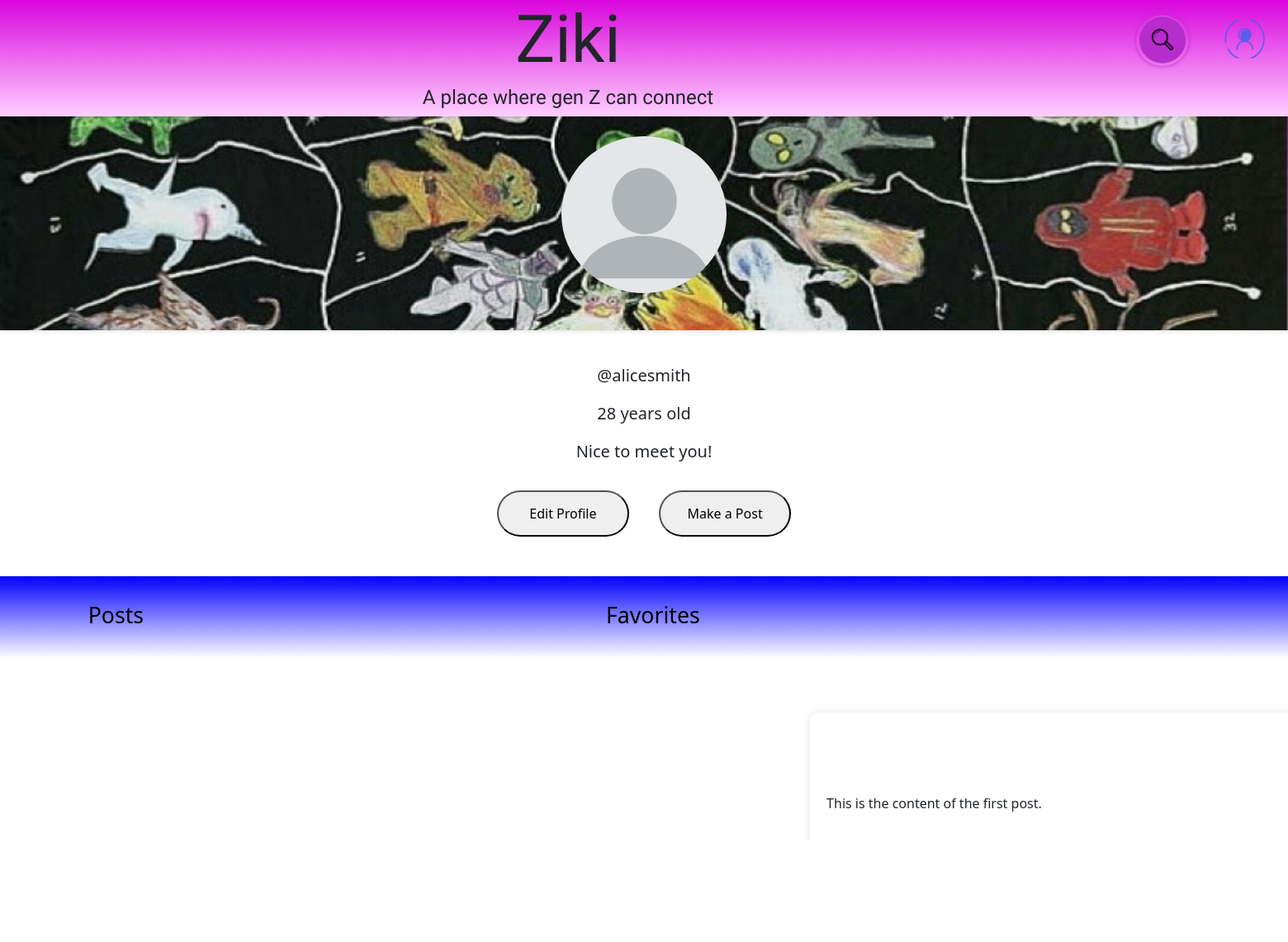
The page /profile.php (signed in) on the database its author committed.
### tables this page shows
CREATE TABLE USER (
  `id` int(4) PRIMARY KEY AUTO_INCREMENT NOT NULL,
  `name` varchar(30) NOT NULL,
  `username` varchar(15) NOT NULL,
  `email` varchar(25) NOT NULL,
  `password` varchar(512) NOT NULL,
  `DOB` DATE,
  `dateJoined` DATETIME,
  `bio` varchar(100),
  `profilePhoto` LONGBLOB
);

CREATE TABLE POSTS (
  id INT PRIMARY KEY AUTO_INCREMENT NOT NULL,
  title varchar(255),
  content varchar(1000),
  creator varchar(15) NOT NULL,
  creatorId INT NOT NULL,
  dislikes int,
  views int,
  img LONGBLOB DEFAULT NULL,
  created_at TIMESTAMP DEFAULT CURRENT_TIMESTAMP,
  theme varchar(255) DEFAULT NULL,
  FOREIGN KEY (creatorId) REFERENCES USER(id)
);

### profile.php (the view, shortened to what this page needs)
<?php include "pageheader.php"?>
<!DOCTYPE html>
<html lang="en">
<head>
    <link href="https://cdn.jsdelivr.net/npm/bootstrap@5.3.2/dist/css/bootstrap.min.css" rel="stylesheet">
</head>
<?php
require_once 'server/configure.php';
$user_id = $_SESSION['id'];
try {
    $sql = "SELECT * FROM USER WHERE id = :user_id";
    $stmt = $pdo->prepare($sql);
    $stmt->bindParam(':user_id', $user_id, PDO::PARAM_INT);
    $stmt->execute();
    $userData = $stmt->fetch(PDO::FETCH_ASSOC);
} catch (PDOException $e) {
    echo "Error: " . $e->getMessage();
}
?>
<body>
<header class="profile_header">
    <?php if (!empty($userData['profilePhoto'])): ?>
        <img id="header-img" src="images/headerimg.png" />
        <img class="pfp"  />
    <?php else: ?>
        <img class="pfp" src="images/blank-profile-picture.png"  />
    <?php endif; ?>
</header>
    <div class="profile-info">
        <p id="username">@<?php echo $userData['username']; ?></p>
        <?php
        if ($userData['DOB']) {
            $dob = new DateTime($userData['DOB']);
            $today = new DateTime();
            $age = $dob->diff($today)->y;
            ?>
            <p id="age"><?php echo $age; ?> years old</p>
            <?php
        }
        ?>
        <p id="user-bio"><?php echo $userData['bio']; ?></p>
    </div>
    <?php if (!isset($_GET['id'])): ?>
    <section class="button-container">
        <a href="editprofile.php"><button class="rounded-button"> Edit Profile</button></a>
        <button class="rounded-button" onclick="makeAPost()">Make a Post</button>
    </section>
    <?php endif; ?>
    <nav id="tab-tool">
    <div class="text-option" ><a href="#">Posts</a></div>
    <div class="text-option" id="last" onclick="toggle('commentedPosts.php')" ><a href=""></a></div>
    <div class="text-option" onclick="toggle('likedPosts.php')"><a href="likedPosts.php">Favorites</a></div>
<?php
try {
    $sql = "SELECT p.title, p.content, p.created_at, u.profilePhoto
            FROM POSTS p
            INNER JOIN USER u ON p.creatorId = u.id
            ORDER BY p.created_at DESC";
    $stmt = $pdo->query($sql);
    $posts = $stmt->fetchAll(PDO::FETCH_ASSOC);
} catch (PDOException $e) {
    echo "Error: " . $e->getMessage();
}
?>
<?php foreach ($posts as $post): ?>
    <div class="post-section">
        <div class="post-container">
            <h2 class="post-title"><?php echo $post['title']; ?></h2>
            <p class="post-content"><?php echo $post['content']; ?></p>
            <div class="post-footer"><?php echo date("F j, Y, g:i a", strtotime($post['created_at'])); ?></div>
        </div>
    </div>
<?php endforeach; ?>
            </body>
        </html>

### pageheader.php (shortened to what this page needs)
<!DOCTYPE html>
<html>
<head>
</head>
<body>
    <div class="wrapper">
        <header class="header">
            <div id="header-info">
                <h1 class="title"><a href="home.php">Ziki</a></h1>
                <h6 class="subtitle">A place where gen Z can connect</h6>
            </div>
            <div id="user_button">
                <button><a href="login.php" id="profile-icon"><img src="images/user.png"></a></button>
            </div>
            <div class="search-container" tabindex="1">
                <form action="discussion.php" method="get">
                    <a class="button">
                        <img src="images/search.png" alt="Search">
                    </a>
                </form>
            </div>
        </header>
    </div>
</body>
</html>

### rows shown on the page
user: username "alicesmith", bio "Nice to meet you!"
posts: content "This is the content of the first post."
